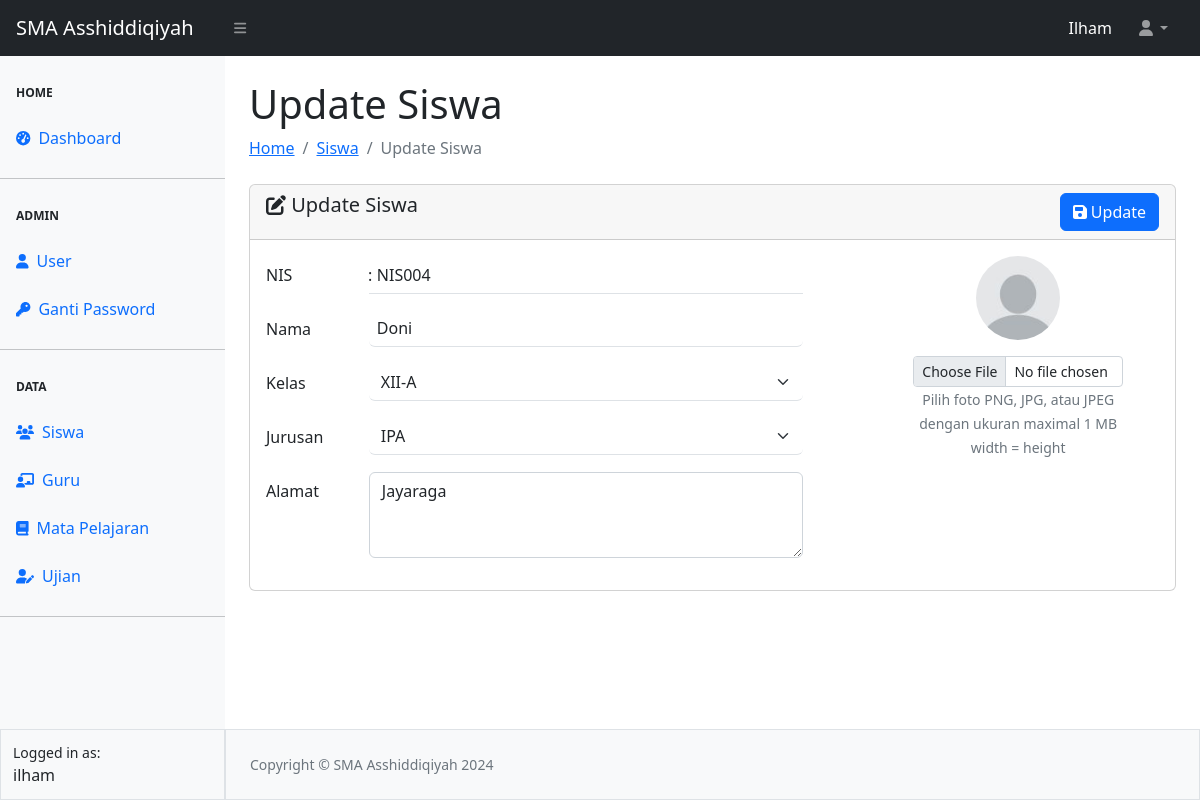
The page /siswa/edit-siswa.php?nis=NIS004 (signed in) on the database its author committed.
### tables this page shows
CREATE TABLE `tbl_siswa` (
  `nis` char(6) NOT NULL,
  `nama` varchar(100) NOT NULL,
  `alamat` varchar(128) NOT NULL,
  `kelas` varchar(6) NOT NULL,
  `jurusan` varchar(50) NOT NULL,
  `foto` varchar(50) NOT NULL
);

### siswa/edit-siswa.php (the view, shortened to what this page needs)
<?php
require_once "../config.php";
require_once "../template/header.php";
require_once "../template/navbar.php";
require_once "../template/sidebar.php";
$nis = $_GET['nis'];
$siswa = mysqli_query($koneksi, "SELECT * FROM tbl_siswa WHERE nis = '$nis'");
$data = mysqli_fetch_array($siswa);
?>
<div id="layoutSidenav_content">
    <main>
        <div class="container-fluid px-4">
            <h1 class="mt-4">Update Siswa</h1>
            <ol class="breadcrumb mb-4">
                <li class="breadcrumb-item"><a href="../index.php">Home</li></a>
                <li class="breadcrumb-item"><a href="siswa.php">Siswa</li></a>
                <li class="breadcrumb-item active">Update Siswa</li>
            </ol>
            <form action="proses-siswa.php" method="POST" enctype="multipart/form-data">
                <div class="card">
                    <div class="card-header">
                        <span class="h5 my-2"><i class="fa-solid fa-pen-to-square"></i> Update Siswa</span>
                        <button type="submit" name="update" class="btn btn-primary float-end"><i
                                class="fa-solid fa-floppy-disk"></i> Update</button>
                    </div>
                    <div class="card-body">
                        <div class="row">
                            <div class="col-8">
                                <div class="mb-3 row">
                                    <label for="nis" class="col-sm-2 col-form-label">NIS</label>
                                    <label for="nis" class="col-sm-1 col-form-label">:</label>
                                    <div class="col-sm-9" style="margin-left: -50px;">
                                        <input type="text" name="nis" readonly
                                            class="form-control-plaintext border-bottom ps-2" id="nis"
                                            value="<?= $nis ?>">
                                    </div>
                                </div>
                                <div class="mb-3 row">
                                    <label for="nama" class="col-sm-2 col-form-label">Nama</label>
                                    <label for="nama" class="col-sm-1 col-form-label">:</label>
                                    <div class="col-sm-9" style="margin-left: -50px;">
                                        <input type="text" name="nama" required
                                            class="form-control border-0 border-bottom ps-2" id="nama"
                                            value="<?= $data['nama'] ?>">
                                    </div>
                                </div>
                                <div class="mb-3 row">
                                    <label for="kelas" class="col-sm-2 col-form-label">Kelas</label>
                                    <label for="kelas" class="col-sm-1 col-form-label">:</label>
                                    <div class="col-sm-9" style="margin-left: -50px;">
                                        <select name="kelas" id="kelas" class="form-select border-0 border-bottom"
                                            required>
                                            <?php
                                            $kelas = ["XII-A", "XII-B"];
                                            foreach ($kelas as $kls) {
                                                if ($data['kelas'] == $kls) { ?>
                                                    <option value="<?= $kls; ?>" selected><?= $kls; ?></option>
                                                <?php } else { ?>
                                                    <option value="<?= $kls; ?>"><?= $kls; ?></option>
                                                    <?php
                                                }
                                            }
                                            ?>
                                        </select>
                                    </div>
                                </div>
                                <div class="mb-3 row">
                                    <label for="jurusan" class="col-sm-2 col-form-label">Jurusan</label>
                                    <label for="jurusan" class="col-sm-1 col-form-label">:</label>
                                    <div class="col-sm-9" style="margin-left: -50px;">
                                        <select name="jurusan" id="jurusan" class="form-select border-0 border-bottom"
                                            required>
                                            <?php
                                            $jurusan = ["IPA", "IPS"];
                                            foreach ($jurusan as $jrs) {
                                                if ($data['jurusan'] == $jrs) { ?>
                                                    <option value="<?= $jrs; ?>" selected><?= $jrs; ?></option>
                                                <?php } else { ?>
                                                    <option value="<?= $jrs; ?>"><?= $jrs; ?></option>
                                                    <?php
                                                }
                                            }
                                            ?>
                                        </select>
                                    </div>
                                </div>
                                <div class="mb-3 row">
                                    <label for="alamat" class="col-sm-2 col-form-label">Alamat</label>
                                    <label for="alamat" class="col-sm-1 col-form-label">:</label>
                                    <div class="col-sm-9" style="margin-left: -50px;">
                                        <textarea name="alamat" id="alamat" cols="30" rows="3"
                                            placeholder="alamat siswa" class="form-control"
                                            required><?= $data['alamat'] ?></textarea>
                                    </div>
                                </div>
                            </div>
                            <div class="col-4 text-center px-5">
                                <img src="../asset/image/<?= $data['foto'] ?>" alt="" class="mb-3 rounded-circle"
                                    width="40%">
                                <input type="file" name="image" class="form-control form-control-sm">
                                <small class="text-secondary">Pilih foto PNG, JPG, atau JPEG dengan ukuran maximal 1
                                    MB</small>
                                <div><small class="text-secondary">width = height</small></div>
                            </div>
                        </div>
                    </div>
            </form>
        </div>
    </main>
    <?php
    require_once "../template/footer.php";
    ?>

### rows shown on the page
tbl_siswa: nama "Doni", kelas "XII-A", jurusan "IPA", alamat "Jayaraga", foto (placeholder picture)

### other values the page prints
$_SESSION["ssUser"] "Ilham"
$_SESSION["ssUser"] "ilham"
